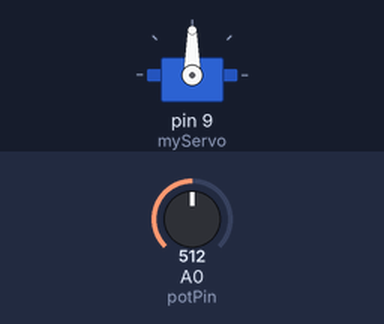
A sketch run on a simulated Arduino Uno, built with avr-gcc and run on an emulated ATmega328P. Parts: servo. The inputs (shaded band) are chosen by the test bench; at power-on: A0 (potPin) = 512.

Above: at 1.2 s.
1.3 s: A0 (potPin) set to 716
At 1.7 s:
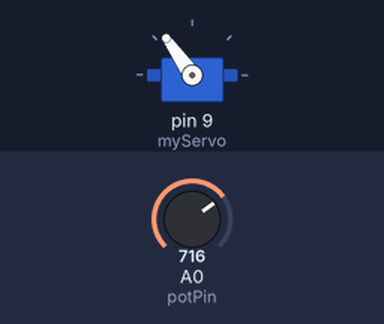
2.8 s: A0 (potPin) set to 900
At 3.7 s:
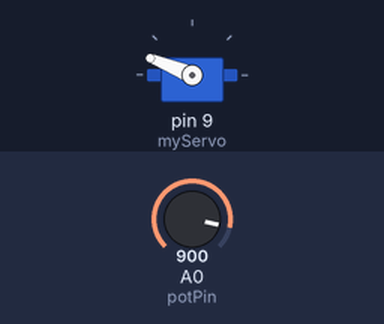
4.3 s: A0 (potPin) set to 1023
At 5.1 s:
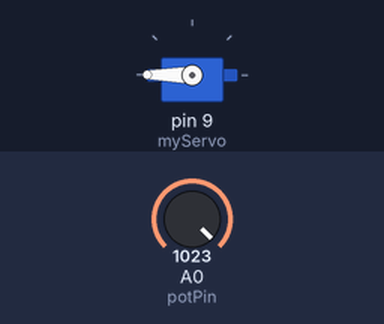
5.8 s: A0 (potPin) set to 306
At 7.0 s:
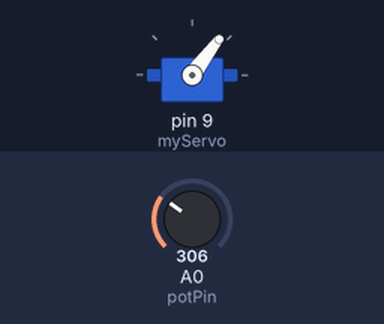
7.3 s: A0 (potPin) set to 122
At 8.6 s:
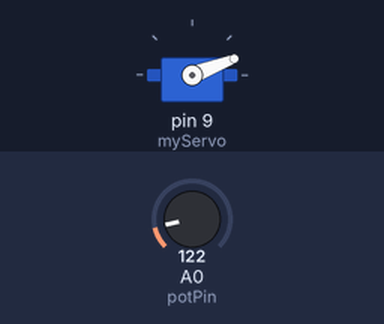
Timing chart, 0 to 9.8 s (numbered marks = the images above; inputs shaded):
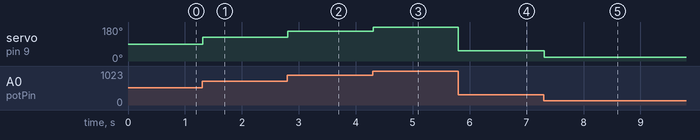

The sketch:

servorotation.ino
```cpp
#include <Servo.h>

Servo myServo;
int potPin = A0;
int val;

void setup() {
  myServo.attach(9);
}

void loop() {
  val = analogRead(potPin);
  val = map(val, 0, 1023, 0, 180);
  myServo.write(val);
  delay(15);
}
```

Measured:
- after the input at 1.3 s, servo on pin 9 (myServo): 90° → 125° at once
- after the input at 2.8 s, servo on pin 9 (myServo): 125° → 158° at once
- after the input at 4.3 s, servo on pin 9 (myServo): 158° → 180° at once
- after the input at 5.8 s, servo on pin 9 (myServo): 180° → 53° at once
- after the input at 7.3 s, servo on pin 9 (myServo): 53° → 21° at once
